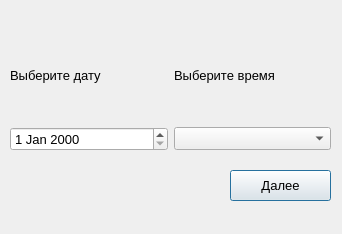
<?xml version="1.0" encoding="UTF-8"?>
<ui version="4.0">
 <class>SelectDataAndTimeForExpress</class>
 <widget class="QDialog" name="SelectDataAndTimeForExpress">
  <property name="geometry">
   <rect>
    <x>0</x>
    <y>0</y>
    <width>342</width>
    <height>234</height>
   </rect>
  </property>
  <property name="minimumSize">
   <size>
    <width>342</width>
    <height>234</height>
   </size>
  </property>
  <property name="maximumSize">
   <size>
    <width>343</width>
    <height>235</height>
   </size>
  </property>
  <property name="windowTitle">
   <string>Dialog</string>
  </property>
  <widget class="QPushButton" name="selectSeatButton">
   <property name="geometry">
    <rect>
     <x>230</x>
     <y>170</y>
     <width>101</width>
     <height>31</height>
    </rect>
   </property>
   <property name="font">
    <font>
     <pointsize>10</pointsize>
    </font>
   </property>
   <property name="text">
    <string>Далее</string>
   </property>
  </widget>
  <widget class="QWidget" name="">
   <property name="geometry">
    <rect>
     <x>10</x>
     <y>30</y>
     <width>321</width>
     <height>121</height>
    </rect>
   </property>
   <layout class="QVBoxLayout" name="verticalLayout">
    <item>
     <layout class="QHBoxLayout" name="horizontalLayout">
      <item>
       <widget class="QLabel" name="label">
        <property name="font">
         <font>
          <pointsize>10</pointsize>
         </font>
        </property>
        <property name="text">
         <string>Выберите дату</string>
        </property>
       </widget>
      </item>
      <item>
       <widget class="QLabel" name="label_2">
        <property name="font">
         <font>
          <pointsize>10</pointsize>
         </font>
        </property>
        <property name="text">
         <string>Выберите время</string>
        </property>
       </widget>
      </item>
     </layout>
    </item>
    <item>
     <layout class="QHBoxLayout" name="horizontalLayout_2">
      <item>
       <widget class="QDateEdit" name="chooseDate">
        <property name="font">
         <font>
          <pointsize>10</pointsize>
         </font>
        </property>
       </widget>
      </item>
      <item>
       <widget class="QComboBox" name="chooseTimeComboBox">
        <property name="font">
         <font>
          <pointsize>10</pointsize>
         </font>
        </property>
       </widget>
      </item>
     </layout>
    </item>
   </layout>
  </widget>
 </widget>
 <resources/>
 <connections/>
</ui>
